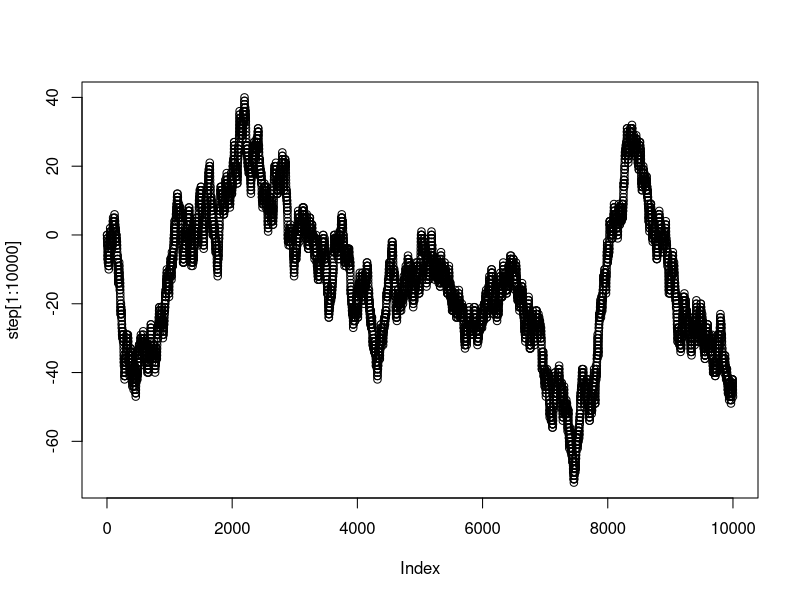
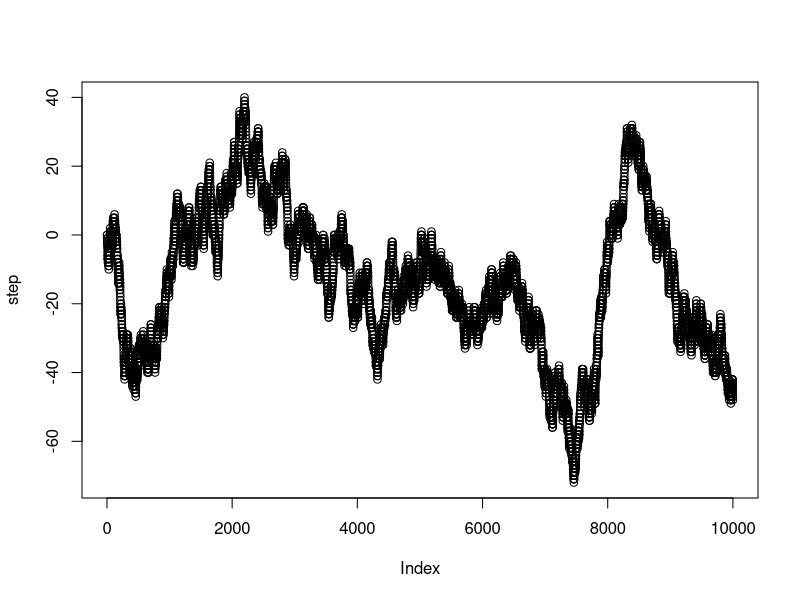

The R source for these figures, in order:
## ---- chunk 1

my_paragraph <- "n law, an alien is any person (including an organization) who is not a citizen or a national of a specific country, although definitions and terminology differ to some degree depending upon the continent or region of Earth. More generally, however, the term 'alien' is perceived as synonymous with foreign national."

the_letters <- unlist(strsplit(my_paragraph, split=""))
lower_case <- tolower(the_letters)
letter_counts <- table(lower_case)
letter_counts <- data.frame(letter_counts)

library(dplyr)

final <- letter_counts %>%
  filter(lower_case %in% the_letters == TRUE)

total_letters <- sum(final$freq)

final <- final %>%
  mutate(probabilites = Freq/total_letters)

knitr::kable(final)

## ---- chunk 2
my_letters <- sample(final$lower_case,50*5,replace=TRUE, prob = final$probabilities)
# turn the vector into a matrix with 5 columns
my_strings <- matrix(my_letters, ncol=5)

# each row is a word, need to collapse the column to create a string
paste(my_strings[1,], collapse="")
#> [1] "ughpw"

# loop to collapse all of the rows into words
random_strings <-c()
for(i in 1:dim(my_strings)[1]){
  random_strings[i] <- paste(my_strings[i,], collapse="")
}

random_strings

## ---- chunk 3


step <- c(0)
for (i in 1:10000){
  coin_flip <- sample(c(1,-1),1)
  step[i+1] <- step[i]+coin_flip
}

plot(step[1:10000])

## ---- chunk 4

plot(step)
max(step)
min(step)
## ---- chunk 5

logical_step <- sign(step)

sequence <- c()

counter <- 0

for(i in 1:length(logical_step)){
  if(logical_step[i] == 0){
    sequence <- c(sequence,counter)
    counter <- 0
    
  }else{
    counter <- counter+logical_step[i]
  }
}

max(sequence)
min(sequence)

